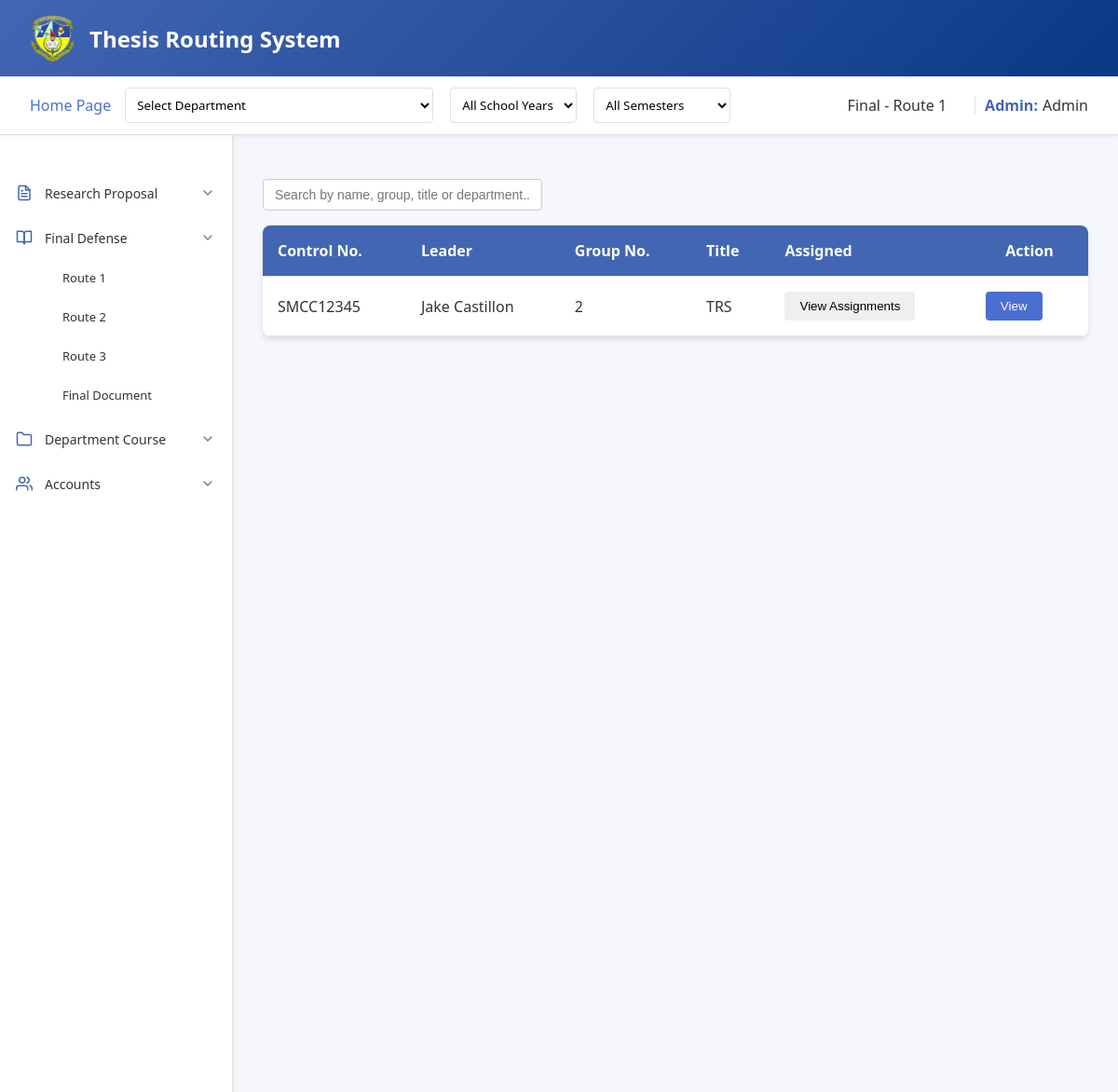
Screenshot of /admin/homepage/final/route1.php (signed in) with the database file from the repository.
### tables this page shows
CREATE TABLE `route1final_files` (
  `route1_id` int(11) NOT NULL,
  `student_id` int(11) NOT NULL,
  `docuRoute1` varchar(255) NOT NULL,
  `panel1_id` int(11) NOT NULL,
  `panel2_id` int(11) NOT NULL,
  `panel3_id` int(11) NOT NULL,
  `panel4_id` int(11) NOT NULL,
  `adviser_id` int(11) NOT NULL,
  `department` varchar(255) NOT NULL,
  `date_submitted` date NOT NULL,
  `controlNo` varchar(244) NOT NULL,
  `fullname` varchar(255) NOT NULL,
  `group_number` int(255) NOT NULL,
  `title` varchar(255) NOT NULL,
  `school_year` varchar(255) NOT NULL,
  `panel5_id` varchar(255) NOT NULL,
  `routeNumber` varchar(255) NOT NULL
);

### admin/homepage/final/route1.php (the view, shortened to what this page needs)
<?php
include '../../../connection.php';
function getPanelName($conn, $panel_id) {
    $stmt = $conn->prepare("SELECT fullname FROM panel WHERE panel_id = ?");
    $stmt->bind_param("i", $panel_id);
    $stmt->execute();
    $result = $stmt->get_result();
    if ($result->num_rows > 0) {
        $row = $result->fetch_assoc();
        return $row['fullname'];
    }
    return "";
}
function getAdviserName($conn, $adviser_id) {
    $stmt = $conn->prepare("SELECT fullname FROM adviser WHERE adviser_id = ?");
    $stmt->bind_param("i", $adviser_id);
    $stmt->execute();
    $result = $stmt->get_result();
    if ($result->num_rows > 0) {
        $row = $result->fetch_assoc();
        return $row['fullname'];
    }
    return "";
}
$files = [];
$sqlQuery = "SELECT
        docuRoute1 AS filepath,
        docuRoute1 AS filename,
        date_submitted,
        controlNo,
        group_number,
        fullname,
        title,
        department,
        student_id, panel1_id, panel2_id, panel3_id, panel4_id, panel5_id, adviser_id
     FROM route1final_files
     WHERE 1=1";
$fileStmt = $conn->prepare($sqlQuery);
$fileStmt->execute();
$fileResult = $fileStmt->get_result();
while ($row = $fileResult->fetch_assoc()) {
    $files[] = [
        'filepath' => $row['filepath'],
        'filename' => $row['filename'],
        'controlNo' => $row['controlNo'],
        'group_number' => $row['group_number'],
        'fullname' => $row['fullname'],
        'student_id' => $row['student_id'],
        'panel1_id' => $row['panel1_id'],
        'panel2_id' => $row['panel2_id'],
        'panel3_id' => $row['panel3_id'],
        'panel4_id' => $row['panel4_id'],
        'panel5_id' => $row['panel5_id'],
        'adviser_id' => $row['adviser_id'],
        'title' => $row['title'],
        'department' => $row['department']
    ];
}
?>
<!DOCTYPE html>
<html lang="en">
<head>
    <link rel="stylesheet" href="finalstyle.css">
</head>
<body>
    <div class="container">
        <header class="header">
            <div class="logo-container">
                <img src="../../../assets/logo.png" alt="SMCC Logo">
                <div class="logo">Thesis Routing System</div>
            </div>
        </header>
        <div class="top-bar" style="position: sticky; top: 0; z-index: 100;">
            <div class="navigation">
                <div class="homepage">
                    <a href="../homepage.php">Home Page</a>
                </div>
                <div class="dropdown-container">
                    <form method="POST" style="display: inline;">
                        <select name="department" onchange="this.form.submit()">
                            <option value="">Select Department</option>
                        </select>
                    </form>
                    <form method="POST" style="display: inline; margin-left: 10px;">
                        <select name="school_year" onchange="this.form.submit()">
                            <option value="">All School Years</option>
                        </select>
                    </form>
                    <form method="POST" style="display: inline; margin-left: 10px;">
                        <select name="semester" onchange="this.form.submit()">
                            <option value="">All Semesters</option>
                        </select>
                    </form>
                </div>
            </div>
            <div class="user-info">
                <div class="routeNo" style="margin-right: 20px;">Final - Route 1</div>
                <span class="role">Admin:</span>
                <span class="user-name">
                    <?php echo isset($_SESSION['fullname']) ? $_SESSION['fullname'] : 'Guest'; ?>
                </span>
            </div>
        </div>
        <div class="main-content">
            <nav class="sidebar">
                <nav class="nav-menu">
                    <div class="menu-item dropdown">
                        <div class="menu-header">
                            <div class="icon">
                            </div>
                            <span>Research Proposal</span>
                            <div class="dropdown-icon expanded">
                                <svg xmlns="http://www.w3.org/2000/svg" viewBox="0 0 24 24" fill="none" stroke="currentColor" stroke-width="2" stroke-linecap="round" stroke-linejoin="round">
                                    <polyline points="6 9 12 15 18 9"></polyline>
                                </svg>
                            </div>
                        </div>
                    </div>
                    <div class="menu-item dropdown">
                        <div class="menu-header">
                            <div class="icon">
                                <svg xmlns="http://www.w3.org/2000/svg" viewBox="0 0 24 24" fill="none" stroke="currentColor" stroke-width="2" stroke-linecap="round" stroke-linejoin="round">
                                    <path d="M2 3h6a4 4 0 0 1 4 4v14a3 3 0 0 0-3-3H2z"></path>
                                    <path d="M22 3h-6a4 4 0 0 0-4 4v14a3 3 0 0 1 3-3h7z"></path>
                                </svg>
                            </div>
                            <span>Final Defense</span>
                            <div class="dropdown-icon">
                                <svg xmlns="http://www.w3.org/2000/svg" viewBox="0 0 24 24" fill="none" stroke="currentColor" stroke-width="2" stroke-linecap="round" stroke-linejoin="round">
                                    <polyline points="6 9 12 15 18 9"></polyline>
                                </svg>
                            </div>
                        </div>
                        <div class="dropdown-content">
                            <a href="../final/route1.php" class="submenu-item">Route 1</a>
                            <a href="../final/route2.php" class="submenu-item">Route 2</a>
                            <a href="../final/route3.php" class="submenu-item">Route 3</a>
                            <a href="../final/finaldocu.php" class="submenu-item">Final Document</a>
                        </div>
                    </div>
                    <div class="menu-item dropdown">
                        <div class="menu-header">
                            <div class="icon">
                                <svg xmlns="http://www.w3.org/2000/svg" viewBox="0 0 24 24" fill="none" stroke="currentColor" stroke-width="2" stroke-linecap="round" stroke-linejoin="round">
                                    <path d="M22 19a2 2 0 0 1-2 2H4a2 2 0 0 1-2-2V5a2 2 0 0 1 2-2h5l2 3h9a2 2 0 0 1 2 2z"></path>
                                </svg>
                            </div>
                            <span>Department Course</span>
                            <div class="dropdown-icon">
                                <svg xmlns="http://www.w3.org/2000/svg" viewBox="0 0 24 24" fill="none" stroke="currentColor" stroke-width="2" stroke-linecap="round" stroke-linejoin="round">
                                    <polyline points="6 9 12 15 18 9"></polyline>
                                </svg>
                            </div>
                        </div>
                    </div>
                    <div class="menu-item dropdown">
                        <div class="menu-header">
                            <div class="icon">
                            </div>
                            <span>Accounts</span>
                            <div class="dropdown-icon">
                                <svg xmlns="http://www.w3.org/2000/svg" viewBox="0 0 24 24" fill="none" stroke="currentColor" stroke-width="2" stroke-linecap="round" stroke-linejoin="round">
                                    <polyline points="6 9 12 15 18 9"></polyline>
                                </svg>
                            </div>
                        </div>
                    </div>
                </nav>
            </nav>
            <div class="content" id="content-area">
                <div class="search-container">
                    <input type="text" id="searchInput" class="search-box" placeholder="Search by name, group, title or department..." onkeyup="searchTable()">
                </div>
                <form id="submission-form" action="route1.php" method="POST">
                    <table>
                        <thead>
                            <tr>
                                <th>Control No.</th>
                                <th>Leader</th>
                                <th>Group No.</th>
                                <th>Title</th>
                                <th>Assigned</th>
                                <th class='action-label'>Action</th>
                            </tr>
                        </thead>
    <tbody id="file-list">
        <?php if (!empty($files)): ?>
            <?php foreach ($files as $file): ?>
                <?php
                    $filepath = htmlspecialchars($file['filepath'], ENT_QUOTES);
                    $controlNo = htmlspecialchars($file['controlNo'] ?? '', ENT_QUOTES);
                    $fullname = htmlspecialchars($file['fullname'] ?? '', ENT_QUOTES);
                    $group_number = htmlspecialchars($file['group_number'] ?? '', ENT_QUOTES);
                    $student_id = htmlspecialchars($file['student_id'] ?? '', ENT_QUOTES);
                    $title = htmlspecialchars($file['title'] ?? '', ENT_QUOTES);
                    $assigned_panels = [];
                    for ($i = 1; $i <= 5; $i++) {
                        $panel_id_key = "panel{$i}_id";
                        if (!empty($file[$panel_id_key])) {
                            $panel_name = getPanelName($conn, $file[$panel_id_key]);
                            if (!empty($panel_name)) {
                                $assigned_panels[] = ["name" => $panel_name, "position" => "Panel $i"];
                            }
                        }
                    }
                    $adviser_name = "";
                    $adviser_id = !empty($file['adviser_id']) ? $file['adviser_id'] : "";
                    if (!empty($adviser_id)) {
                        $adviser_name = getAdviserName($conn, $adviser_id);
                    }
                    $has_panels = !empty($assigned_panels);
                    $has_adviser = !empty($adviser_name);
                    if ($has_panels && $has_adviser) {
                        $assignment_status = "View Assignments";
                    } elseif ($has_panels) {
                        $assignment_status = "View Panelists";
                    } elseif ($has_adviser) {
                        $assignment_status = "View Adviser";
                    } else {
                        $assignment_status = "Not Assigned";
                    }
                    $fileData = [
                        'filepath' => $filepath,
                        'panel1_id' => $file['panel1_id'] ?? '',
                        'panel2_id' => $file['panel2_id'] ?? '',
                        'panel3_id' => $file['panel3_id'] ?? '',
                        'panel4_id' => $file['panel4_id'] ?? '',
                        'panel5_id' => $file['panel5_id'] ?? '',
                        'adviser_id' => $adviser_id
                    ];
                    $assignmentData = [
                        'panels' => $assigned_panels,
                        'adviser' => $adviser_name
                    ];
                ?>
                <tr>
                    <td><?= $controlNo ?></td>
                    <td><?= $fullname ?></td>
                    <td><?= $group_number ?></td>
                    <td><?= $title ?></td>
                    <td>
                        <button type="button" class="assignment-button <?= ($has_panels || $has_adviser) ? '' : 'not-assigned' ?>"
                                onclick="showAssignmentDetails(
                                    <?= htmlspecialchars(json_encode($assignmentData), ENT_QUOTES) ?>,
                                    <?= htmlspecialchars(json_encode($fileData), ENT_QUOTES) ?>
                                )">
                            <?= $assignment_status ?>
                        </button>
                    </td>
                    <td>
                        <button type="button" class="view-button" onclick="viewFile('<?= $filepath ?>', '<?= $student_id ?>', '<?= $file['route1_id'] ?? '' ?>')">View</button>
                    </td>
                </tr>
            <?php endforeach; ?>
        <?php else: ?>
            <tr>
                <td colspan="7" style="text-align: center;">No files found.</td>
            </tr>
        <?php endif; ?>
    </tbody>
                    </table>
                </form>
            </div>
        </div>
    </div>
</html>

### rows the page displays
route1final_files: controlNo "SMCC12345", fullname "Jake Castillon", group_number "2", title "TRS", assignment_status "View Assignments"

### other values shown
$_SESSION['fullname'] "Admin"
